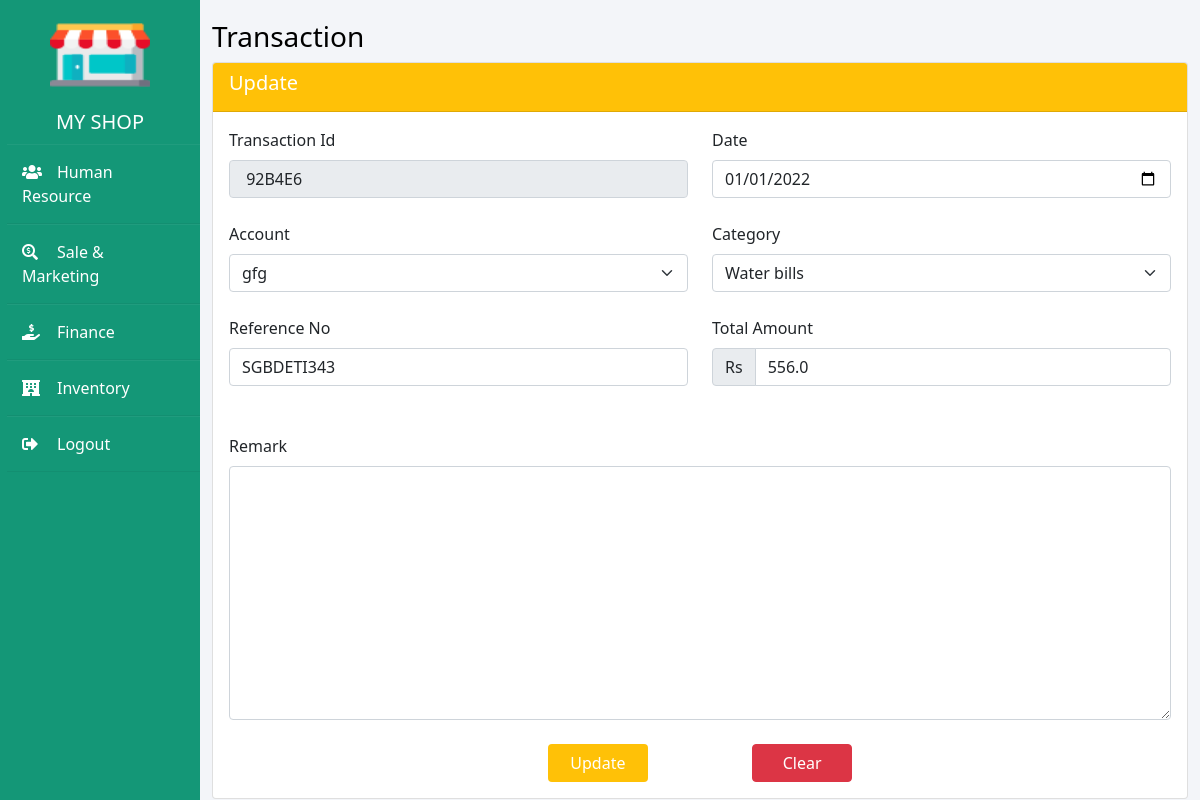
The app's page /transaction/update/1 with its own data.
### transaction/models.py (models this page shows)
class Transaction(models.Model):
    transaction_id = models.CharField(max_length=10, )
    date = models.DateField()
    reference_no = models.TextField(max_length=50)
    total_amount = models.FloatField()
    remark = models.TextField(null=True, blank=True)
    category = models.CharField(max_length=100)
    account = models.ForeignKey(Account, on_delete=models.CASCADE)

### account/models.py (models this page shows)
class Account(models.Model):
    account_no = models.CharField(max_length=25)
    account_name = models.CharField(max_length=100)
    bank_name = models.CharField(max_length=50)
    barch_code = models.CharField(max_length=10)
    type = models.CharField(max_length=50)
    phone_number = models.CharField(max_length=10)

### transaction/views.py (the view)
# urls.py: path('update/<int:pk>', TransactionUpdateView.as_view(), name='transaction-update'),
class TransactionUpdateView(UpdateView):
    model = Transaction
    template_name = "transaction/transaction-form.html"
    success_url = reverse_lazy('transaction:transaction-list')
    fields = "__all__"
    def get_context_data(self, **kwargs):
        context = super().get_context_data(**kwargs)
        context["accounts"] = Account.objects.all()
        return context

### templates/transaction/transaction-form.html (shortened to what this page needs)
{% extends 'layout/dashboard-layout.html' %}
{% block content %}
    <form action="" method="post" class="needs-validation" novalidate>
        <a href="{% url 'transaction:transaction-list' %}" style="text-decoration: none;color: black"><h3>
            Transaction</h3></a>
        <div class="card rounded">
            <div class="card-header {% if object %} bg-warning {% else %} bg-success {% endif %} ">
                <h5 class="text-white">
                    {% if object %} Update{% else %}New {% endif %}
                </h5>
            </div>
            <div class="card-body">
                <div class="row mb-4">
                    <div class="col">
                        <label for="transaction_id" class="form-label">Transaction Id</label>
                        <input type="text" class="form-control" id="transaction_id"
                               value="{% if object.transaction_id %} {{ object.transaction_id }}{% else %}{{ uid }}{% endif %} "
                               name="transaction_id"
                               readonly>
                    </div>
                    <div class="col">
                        <label for="date" class="form-label">Date</label>
                        <input type="date" class="form-control" id="date" value="{{ object.date |date:'Y-m-d' }}"
                               required
                               name="date">
                    </div>
                </div>
                <div class="row mb-4">
                    <div class="col ">
                        <label for="account" class="form-label">Account</label>
                        <select class="form-select" id="account" required name="account">
                            {% for account in accounts %}
                                <option value="{{ account.id }}" {% if object.account.id == account.id %}
                                        selected {% endif %} >
                                    {{ account.account_name }}
                                </option>
                            {% endfor %}
                        </select>
                    </div>
                    <div class="col">
                        <label for="account" class="form-label">Category</label>
                        <select class="form-select" id="account" required name="category">
                            <option value="Water bills" {% if object.category == "Water bills" %} selected {% endif %} >
                                Water bills
                            </option>
                        </select>
                    </div>
                </div>
                <div class="row">
                    <div class="col">
                        <label for="reference_no" class="form-label">Reference No</label>
                        <input type="text" class="form-control" id="reference_no" value="{{ object.reference_no }}"
                               name="reference_no"
                               required>
                    </div>
                    <div class="col">
                        <label for="validationCustomUsername" class="form-label">Total Amount</label>
                        <div class="input-group has-validation">
                            <span class="input-group-text" id="inputGroupPrepend">Rs</span>
                            <input type="number" class="form-control" id="validationCustomUsername"
                                   value="{{ object.total_amount }}" required name="total_amount">
                        </div>
                    </div>
                </div>
                {% include 'common/form-area-input.html' with field=form.remark %}
                <div class="row">
                    <div class=" col text-center justify-content-center align-self-center">
                        <button type="submit"
                                class="btn text-white {% if object %} bg-warning {% else %} bg-success {% endif %}"
                                style="width: 100px; margin-right: 100px">
                            {% if object %} Update{% else %}Save {% endif %}
                        </button>
                        <button type="reset" class="btn btn-danger" style="width: 100px">Clear</button>
                    </div>
                </div>
            </div>
        </div>
    </form>
{% endblock %}

### templates/common/form-area-input.html (shortened to what this page needs)
{% load widget_tweaks %}
<div class="mt-5 mb-4">
    <label for="{{ field.id_for_label }}" class="form-label">{{ field.label }} </label>
    {{ field |add_class:"form-control " |add_error_class:"is-invalid" }}
</div>

### static_cdn/css/dashboard_style.css (style rules this page uses)
* { margin: 0; padding: 0; box-sizing: border-box; list-style: none; text-decoration: none; }
body { background-color: #f3f5f9; }

### records on screen
Transaction: transaction_id "92B4E6", date "01/01/2022", account "gfg", category "Water bills", reference_no "SGBDETI343", total_amount "556.0"

### other values on screen
{{ field.label }} "Remark"
